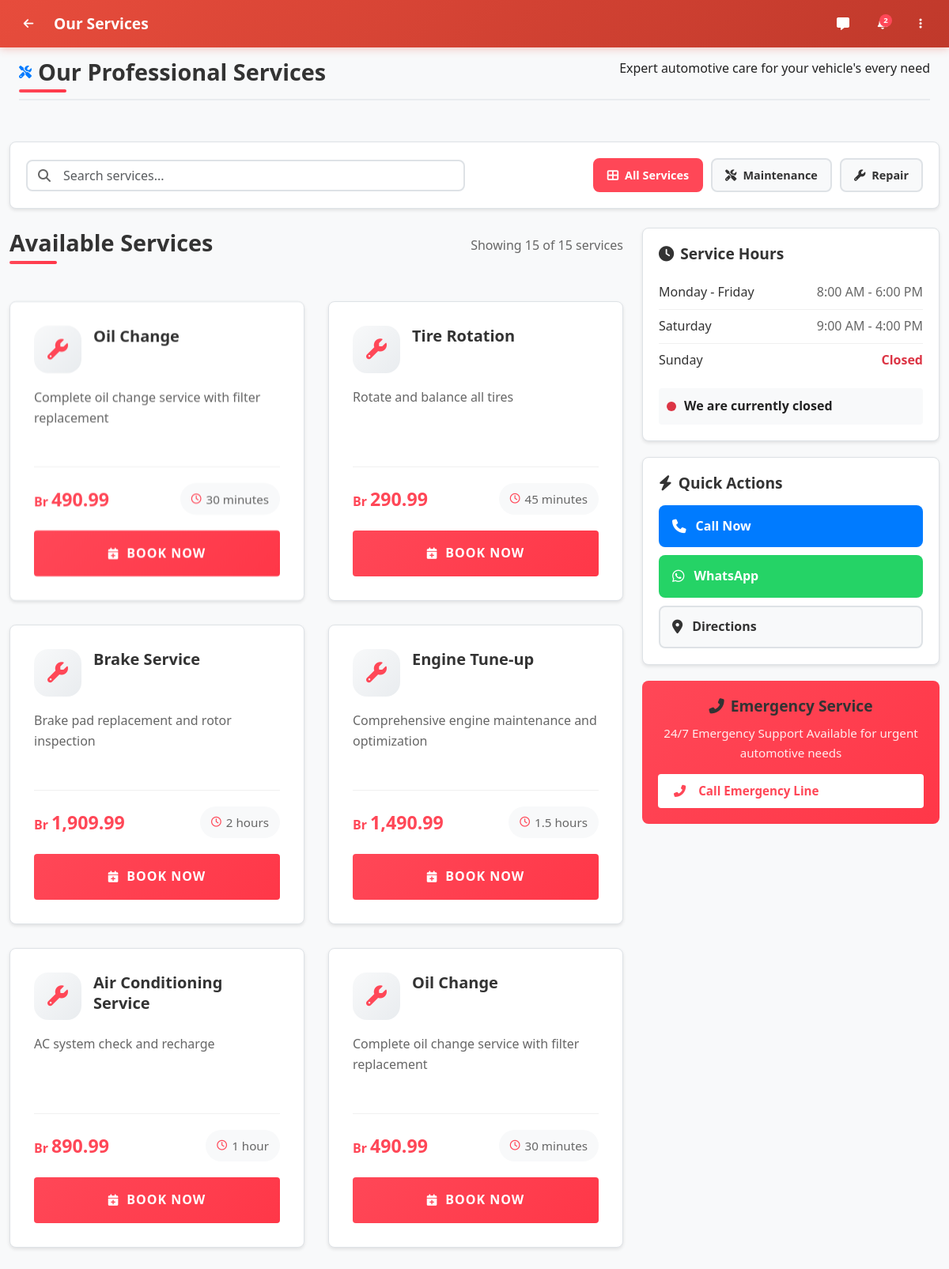
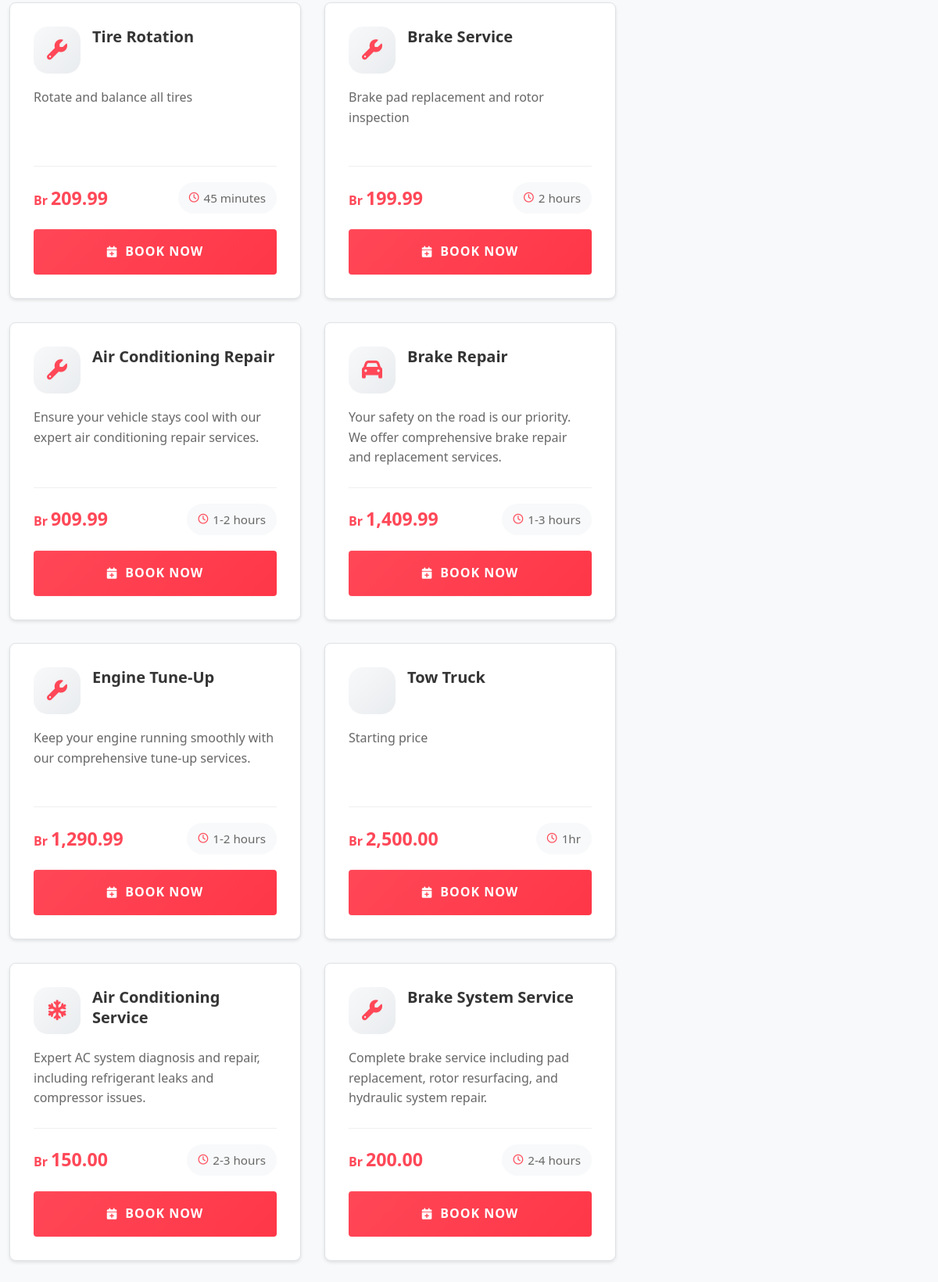
Page /service.php (signed in, upper part) on the committed database (2 pictures, top to bottom).
### tables this page shows
CREATE TABLE `tbl_services` (
  `service_id` int(11) NOT NULL,
  `service_name` varchar(255) NOT NULL,
  `icon_class` varchar(100) DEFAULT NULL,
  `description` text DEFAULT NULL,
  `price` decimal(10,2) DEFAULT NULL,
  `duration` varchar(50) DEFAULT NULL,
  `status` enum('active','inactive') DEFAULT 'active',
  `created_at` timestamp NOT NULL DEFAULT current_timestamp()
);

### service.php (the view, shortened to what this page needs)
<?php
include("db_conn.php");
?>
<!DOCTYPE html>
<html lang="en">
<head>
    <link rel="stylesheet" href="https://cdnjs.cloudflare.com/ajax/libs/font-awesome/6.5.1/css/all.min.css">
    <link rel="stylesheet" href="assets/css/bootstrap.min.css">
    <link rel="stylesheet" href="assets/css/bottom-nav-universal.css">
    <link rel="stylesheet" href="assets/css/new-home-layout.css">
    <link rel="stylesheet" href="assets/css/service-page.css">
    <link rel="stylesheet" href="assets/css/mobile-header.css">
</head>
<body>
  <div class="site-content">
    <header class="mobile-header-services">
      <div class="header-container">
        <div class="header-left">
          <button class="back-btn" onclick="history.back()">
            <i class="fas fa-arrow-left"></i>
          </button>
          <div class="header-title">
            <h1>Our Services</h1>
          </div>
        </div>
        <div class="header-right">
          <a class="chat-btn" href="chat-screen.php" style="background: none; border: none; color: white; width: 40px; height: 40px; border-radius: 50%; display: flex; align-items: center; justify-content: center; position: relative; margin-right: 2px;">
            <i class="fas fa-message"></i>
          </a>
          <button class="notifications-btn" onclick="toggleNotifications()">
            <span class="notification-badge">2</span>
          </button>
          <button class="menu-btn" onclick="toggleMenu()">
            <i class="fas fa-ellipsis-v"></i>
          </button>
        </div>
      </div>
    </header>
        <section id="homescreen" class="container-fluid">
            <div class="home-section service-hero-section">
                <div class="section-header text-center">
                    <h1 class="section-title">
                        <i class="fas fa-tools me-2"></i>Our Professional Services
                    </h1>
                    <p class="section-subtitle">Expert automotive care for your vehicle's every need</p>
                </div>
            </div>
            <div class="service-controls mb-4">
                <div class="row align-items-center">
                    <div class="col-md-6">
                        <div class="search-box">
                            <i class="fas fa-search"></i>
                            <input type="text" id="serviceSearch" placeholder="Search services..." class="form-control">
                        </div>
                    </div>
                    <div class="col-md-6">
                        <div class="filter-buttons">
                            <button class="filter-btn active" data-category="all">
                                <i class="fas fa-th-large"></i> All Services
                            </button>
                            <button class="filter-btn" data-category="maintenance">
                                <i class="fas fa-tools"></i> Maintenance
                            </button>
                            <button class="filter-btn" data-category="repair">
                                <i class="fas fa-wrench"></i> Repair
                            </button>
                        </div>
                    </div>
                </div>
            </div>
            <div class="row">
                <div class="col-lg-8">
                    <div class="services-header">
                        <h2 class="section-title">Available Services</h2>
                        <div class="services-count">
                            <span id="servicesCount">Loading...</span>
                        </div>
                    </div>
                    <div class="services-grid" id="servicesGrid">
                        <?php
                        try {
                            $query = "SELECT * FROM tbl_services WHERE status = 'active' ORDER BY service_id ASC";
                            $result = mysqli_query($conn, $query);
                            if ($result && mysqli_num_rows($result) > 0) {
                                $services = mysqli_fetch_all($result, MYSQLI_ASSOC);
                                foreach ($services as $service) {
                                    $iconClass = !empty($service['icon_class']) ? $service['icon_class'] : 'fas fa-wrench';
                                    $category = 'maintenance';
                                    if (stripos($service['service_name'], 'repair') !== false ||
                                        stripos($service['service_name'], 'fix') !== false) {
                                        $category = 'repair';
                                    }
                                    $description = $service['description'];
                                    ?>
                                    <div class="service-card animate-in"
                                         data-category="<?php echo $category; ?>"
                                         data-name="<?php echo strtolower($service['service_name']); ?>"
                                         data-aos="fade-up"
                                         data-aos-delay="<?php echo ($service['service_id'] % 4) * 100; ?>">
                                        <div class="card-body">
                                            <div class="service-header">
                                                <div class="service-icon">
                                                    <i class="<?php echo htmlspecialchars($iconClass); ?>"></i>
                                                </div>
                                                <h3 class="service-title"><?php echo htmlspecialchars($service['service_name']); ?></h3>
                                            </div>
                                            <p class="service-description"><?php echo htmlspecialchars($description); ?></p>
                                            <div class="service-footer">
                                                <div class="service-price">
                                                    <span class="currency">Br</span>
                                                    <span class="amount"><?php echo number_format($service['price'], 2); ?></span>
                                                </div>
                                                <div class="service-duration">
                                                    <i class="far fa-clock"></i>
                                                    <?php echo htmlspecialchars($service['duration']); ?>
                                                </div>
                                            </div>
                                            <a href="order_service.php?service_id=<?php echo $service['service_id']; ?>"
                                               class="btn-book"
                                               data-service-id="<?php echo $service['service_id']; ?>"
                                               data-service-name="<?php echo htmlspecialchars($service['service_name']); ?>"
                                               onclick="showBookingLoader(this)">
                                                <i class="fas fa-calendar-plus"></i>
                                                Book Now
                                            </a>
                                        </div>
                                    </div>
                                    <?php
                                }
                            }
                        } catch (Exception $e) {
                            echo '<div class="col-12 text-center">';
                            echo '<div class="alert alert-danger">';
                            echo '<i class="fas fa-exclamation-triangle me-2"></i>';
                            echo 'Error loading services. Please try again later.';
                            echo '</div>';
                            echo '</div>';
                        }
                        ?>
                    </div>
                </div>
                <div class="col-lg-4">
                    <div class="service-hours">
                        <h3><i class="fas fa-clock me-2"></i>Service Hours</h3>
                        <ul>
                            <li>
                                <span>Monday - Friday</span>
                                <span>8:00 AM - 6:00 PM</span>
                            </li>
                            <li>
                                <span>Saturday</span>
                                <span>9:00 AM - 4:00 PM</span>
                            </li>
                            <li>
                                <span>Sunday</span>
                                <span class="closed">Closed</span>
                            </li>
                        </ul>
                        <div class="current-status">
                            <span class="status-indicator"></span>
                            <span class="status-text">We are currently open</span>
                        </div>
                    </div>
                    <div class="quick-actions">
                        <h3><i class="fas fa-bolt me-2"></i>Quick Actions</h3>
                        <div class="action-buttons">
                            <a href="tel:+251911123456" class="action-btn call-btn">
                                <i class="fas fa-phone"></i>
                                <span>Call Now</span>
                            </a>
                            <a href="https://wa.me/251911123456" class="action-btn whatsapp-btn" target="_blank">
                                <i class="fab fa-whatsapp"></i>
                                <span>WhatsApp</span>
                            </a>
                            <a href="#" class="action-btn location-btn" onclick="openDirections()">
                                <i class="fas fa-map-marker-alt"></i>
                                <span>Directions</span>
                            </a>
                        </div>
                    </div>
                    <div class="emergency-contact">
                        <h3><i class="fas fa-phone-alt me-2"></i>Emergency Service</h3>
                        <p>24/7 Emergency Support Available for urgent automotive needs</p>
                        <a href="tel:+251911123456" class="btn emergency-btn w-100">
                            <i class="fas fa-phone-alt me-2"></i>Call Emergency Line
                        </a>
                    </div>
                </div>
            </div>
        </section>
  </div>
</body>
</html>

### assets/css/bottom-nav-universal.css (style rules this page uses)
:root { --bottom-nav-height-desktop: 70px; --bottom-nav-height-tablet: 80px; --bottom-nav-height-mobile: 90px; --bottom-nav-height-small: 95px; }
.site-content { padding-bottom: var(--bottom-nav-height-desktop); min-height: calc(100vh - var(--bottom-nav-height-desktop)); position: relative; }
body { font-family: 'Segoe UI', Tahoma, Geneva, Verdana, sans-serif; line-height: 1.6; color: #222222; }
h1, h2, h3, h4, h5, h6 { font-family: inherit; font-weight: 600; line-height: 1.3; color: #333333; }
h1 { font-size: 2.5rem; }
h2 { font-size: 2rem; }
h3 { font-size: 1.75rem; }
p, span, div { font-size: 1rem; line-height: 1.6; }
.btn, button, [type="button"], [type="submit"] { font-family: inherit; font-size: 0.9rem; font-weight: 600; border-radius: 0.375rem; transition: all 0.3s ease; }
a { color: #ff4757; text-decoration: none; transition: color 0.3s ease; }
.card, .service-card, .product-card { border-radius: 0.5rem; box-shadow: 0 2px 4px rgba(0, 0, 0, 0.1); transition: all 0.3s ease; }

### assets/css/new-home-layout.css (style rules this page uses)
:root { --primary-color: #007bff; --secondary-color: #6c757d; --success-color: #28a745; --warning-color: #ffc107; --danger-color: #dc3545; --info-color: #17a2b8; --light-color: #f8f9fa; --dark-color: #343a40; --shadow-sm: 0 0.125rem 0.25rem rgba(0, 0, 0, 0.075); --shadow-md: 0 0.5rem 1rem rgba(0, 0, 0, 0.15); --shadow-lg: 0 1rem 3rem rgba(0, 0, 0, 0.175); --border-radius: 0.375rem; --border-radius-lg: 0.5rem; --border-radius-xl: 0.75rem; --transition: all 0.3s ease; }
.site-content { padding-bottom: 90px; background-color: #f8f9fa; }
.home-section { margin-bottom: 1.5rem; padding: 0.75rem; }
.section-header { display: flex; justify-content: space-between; align-items: center; margin-bottom: 1rem; padding-bottom: 0.5rem; border-bottom: 2px solid #e9ecef; }
.section-title { font-size: 1.25rem; font-weight: 700; color: var(--dark-color); margin: 0; display: flex; align-items: center; }
.section-title i { color: var(--primary-color); font-size: 1rem; }
.home-section { animation: fadeInUp 0.6s ease-out; }

### service.php (style rules this page uses)
.mobile-header-services { position: fixed; top: 0; left: 0; right: 0; height: 60px; background: linear-gradient(135deg, #e74c3c 0%, #c0392b 100%); color: white; z-index: 1000; box-shadow: 0 2px 10px rgba(231, 76, 60, 0.3); }
.header-container { display: flex; align-items: center; justify-content: space-between; height: 100%; padding: 0 1rem; max-width: 1200px; margin: 0 auto; }
.header-left { display: flex; align-items: center; gap: 0.75rem; flex: 1; }
.back-btn, .notifications-btn, .menu-btn { background: none; border: none; color: white; width: 40px; height: 40px; border-radius: 50%; display: flex; align-items: center; justify-content: center; transition: all 0.3s ease; position: relative; }
.header-title h1 { font-size: 1.2rem; font-weight: 700; margin: 0; color: white; }
.header-right { display: flex; align-items: center; gap: 0.5rem; }
.notification-badge { position: absolute; top: 8px; right: 8px; background: #ff4757; color: white; border-radius: 50%; width: 16px; height: 16px; font-size: 0.6rem; display: flex; align-items: center; justify-content: center; font-weight: 600; }
.site-content { padding-top: 60px; min-height: 100vh; position: relative; padding-bottom: 90px !important; }

### rows in the picture
tbl_services: service_name "Oil Change", description "Complete oil change service with filter replacement", price "490.99", duration "30 minutes"
tbl_services: service_name "Tire Rotation", description "Rotate and balance all tires", price "290.99", duration "45 minutes"
tbl_services: service_name "Brake Service", description "Brake pad replacement and rotor inspection", price "1,909.99", duration "2 hours"
tbl_services: service_name "Engine Tune-up", description "Comprehensive engine maintenance and optimization", price "1,490.99", duration "1.5 hours"
tbl_services: service_name "Air Conditioning Service", description "AC system check and recharge", price "890.99", duration "1 hour"
tbl_services: service_name "Oil Change", description "Complete oil change service with filter replacement", price "490.99", duration "30 minutes"
tbl_services: service_name "Tire Rotation", description "Rotate and balance all tires", price "209.99", duration "45 minutes"
tbl_services: service_name "Brake Service", description "Brake pad replacement and rotor inspection", price "199.99", duration "2 hours"
tbl_services: service_name "Air Conditioning Repair", description "Ensure your vehicle stays cool with our expert air conditioning repair services.", price "909.99", duration "1-2 hours"
tbl_services: service_name "Brake Repair", description "Your safety on the road is our priority. We offer comprehensive brake repair and replacement services.", price "1,409.99", duration "1-3 hours"
tbl_services: service_name "Engine Tune-Up", description "Keep your engine running smoothly with our comprehensive tune-up services.", price "1,290.99", duration "1-2 hours"
tbl_services: service_name "Tow Truck", description "Starting price", price "2,500.00", duration "1hr"
tbl_services: service_name "Air Conditioning Service", description "Expert AC system diagnosis and repair, including refrigerant leaks and compressor issues.", price "150.00", duration "2-3 hours"
tbl_services: service_name "Brake System Service", description "Complete brake service including pad replacement, rotor resurfacing, and hydraulic system repair.", price "200.00", duration "2-4 hours"
